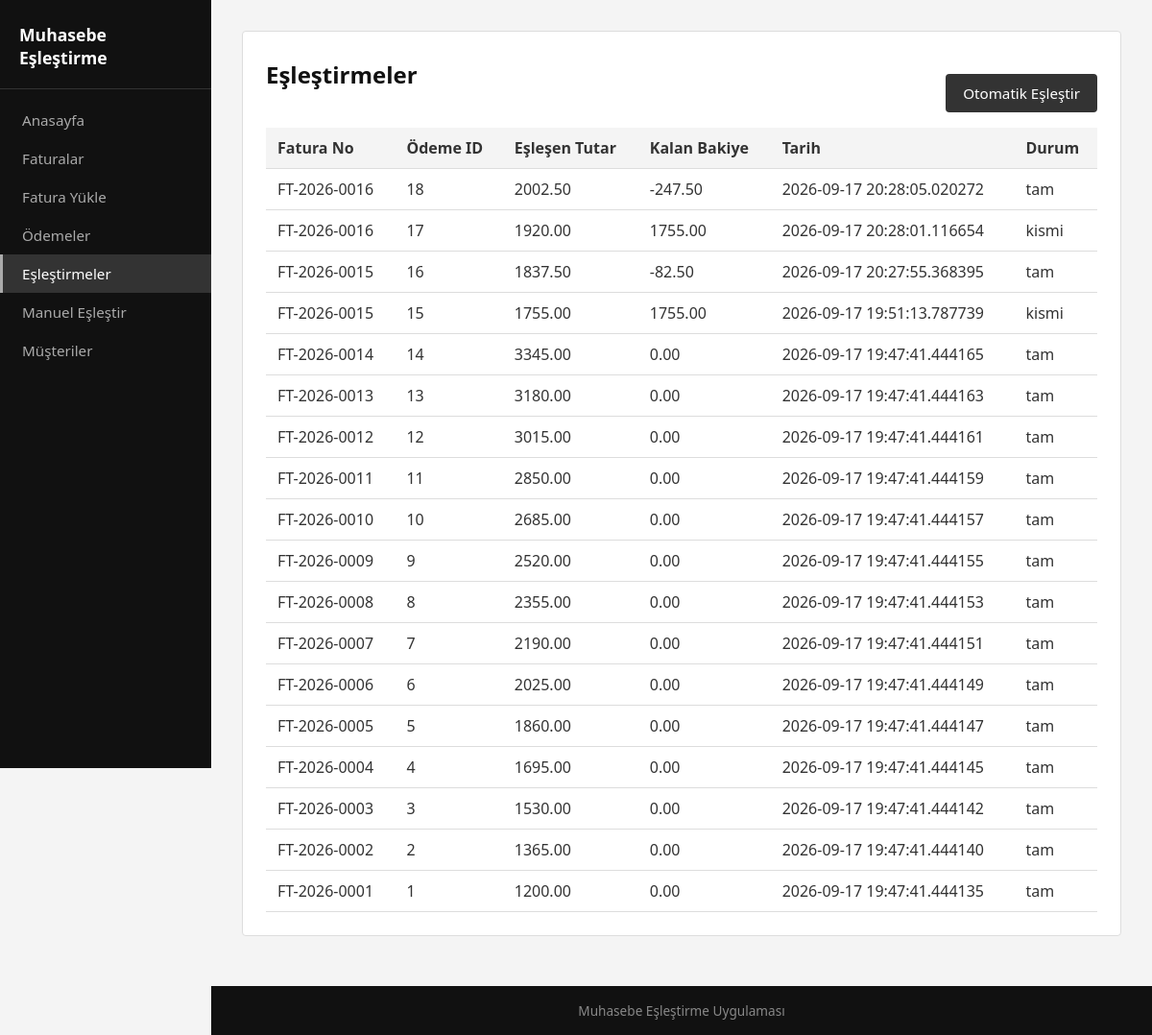
Page /eslestirmeler/ on the committed database.
### models/eslestirme.py (models this page shows, shortened)
class Eslestirme(db.Model):
    __tablename__ = "eslestirmeler"
    id = db.Column(db.Integer, primary_key=True)
    odeme_id = db.Column(db.Integer, db.ForeignKey("odemeler.id"), nullable=False)
    fatura_id = db.Column(db.Integer, db.ForeignKey("faturalar.id"), nullable=False)
    eslestirilen_tutar = db.Column(db.Float, nullable=False)
    eslestirme_tarihi = db.Column(db.DateTime, default=datetime.utcnow)
    kalan_bakiye = db.Column(db.Float, default=0.0)
    durum = db.Column(db.String(20), default="bekliyor")  # tam, kismi, bekliyor
    olusturan = db.Column(db.String(100))

### models/fatura.py (models this page shows, shortened)
class Fatura(db.Model):
    __tablename__ = "faturalar"
    id = db.Column(db.Integer, primary_key=True)
    fatura_no = db.Column(db.String(50), nullable=False, unique=True)
    fatura_tarihi = db.Column(db.Date, default=datetime.utcnow)
    vade_tarihi = db.Column(db.Date)
    tur = db.Column(db.String(20), default="satis")  # satis, alis
    net_tutar = db.Column(db.Float, nullable=False)
    kdv_orani = db.Column(db.Float, default=0.0)
    kdv_tutari = db.Column(db.Float, default=0.0)
    genel_toplam = db.Column(db.Float, nullable=False)
    para_birimi = db.Column(db.String(10), default="TRY")
    durum = db.Column(db.String(20), default="odenmedi")  # odenmedi, odendi, kismi
    aciklama = db.Column(db.String(255))
    musteri_id = db.Column(db.Integer, db.ForeignKey("musteriler.id"), nullable=False)
    dosya_yolu = db.Column(db.String(255))
    eslestirmeler = db.relationship("Eslestirme", backref="fatura", lazy=True)

### routes/eslestirme_routes.py (the view)
@eslestirme_bp.route("/")
def liste():
    eslestirmeler = Eslestirme.query.order_by(Eslestirme.eslestirme_tarihi.desc()).all()
    return render_template("eslestirme_list.html", eslestirmeler=eslestirmeler)

### templates/eslestirme_list.html (shortened to what this page needs)
{% extends "base.html" %}
{% block content %}
<section class="card">
    <div class="card-header">
        <h1>Eşleştirmeler</h1>
        <form method="post" action="{{ url_for('eslestirme.otomatik_calistir') }}">
            <button type="submit" class="btn">Otomatik Eşleştir</button>
        </form>
    </div>
    <table class="data-table">
        <thead>
            <tr>
                <th>Fatura No</th>
                <th>Ödeme ID</th>
                <th>Eşleşen Tutar</th>
                <th>Kalan Bakiye</th>
                <th>Tarih</th>
                <th>Durum</th>
            </tr>
        </thead>
        <tbody>
            {% for e in eslestirmeler %}
            <tr>
                <td>{{ e.fatura.fatura_no if e.fatura else "-" }}</td>
                <td>{{ e.odeme_id }}</td>
                <td>{{ "%.2f"|format(e.eslestirilen_tutar) }}</td>
                <td>{{ "%.2f"|format(e.kalan_bakiye) }}</td>
                <td>{{ e.eslestirme_tarihi }}</td>
                <td>{{ e.durum }}</td>
            </tr>
            {% else %}
            <tr><td colspan="6">Henüz eşleştirme yapılmadı.</td></tr>
            {% endfor %}
        </tbody>
    </table>
</section>
{% endblock %}

### static/css/main.css (style rules this page uses)
* { box-sizing: border-box; }
html, body { margin: 0; min-height: 100%; }
body { font-family: system-ui, sans-serif; background-color: #f4f4f4; color: #111; }
.card { background-color: #fff; border: 1px solid #ddd; border-radius: 4px; padding: 24px; margin-bottom: 20px; }
.card-header { display: flex; justify-content: space-between; align-items: center; margin-bottom: 16px; flex-wrap: wrap; gap: 12px; }
h1 { color: #111; font-size: 1.5rem; margin-top: 0; }
.btn { display: inline-block; background-color: #333; color: #fff; border: none; padding: 10px 18px; border-radius: 4px; text-decoration: none; font-size: 0.95rem; cursor: pointer; font-family: inherit; }
.data-table { width: 100%; border-collapse: collapse; }
.data-table th, .data-table td { text-align: left; padding: 10px 12px; border-bottom: 1px solid #ddd; }
.data-table th { background-color: #f4f4f4; color: #333; font-weight: 600; }
.data-table td { color: #333; }
form { display: flex; flex-direction: column; max-width: 480px; }
form button { margin-top: 20px; align-self: flex-start; }

### rows in the picture
Eslestirme: fatura "FT-2026-0016", odeme_id "18", eslestirilen_tutar "2002.50", kalan_bakiye "-247.50", eslestirme_tarihi "2026-09-17 20:28:05.020272", durum "tam"
Eslestirme: fatura "FT-2026-0016", odeme_id "17", eslestirilen_tutar "1920.00", kalan_bakiye "1755.00", eslestirme_tarihi "2026-09-17 20:28:01.116654", durum "kismi"
Eslestirme: fatura "FT-2026-0015", odeme_id "16", eslestirilen_tutar "1837.50", kalan_bakiye "-82.50", eslestirme_tarihi "2026-09-17 20:27:55.368395", durum "tam"
Eslestirme: fatura "FT-2026-0015", odeme_id "15", eslestirilen_tutar "1755.00", kalan_bakiye "1755.00", eslestirme_tarihi "2026-09-17 19:51:13.787739", durum "kismi"
Eslestirme: fatura "FT-2026-0014", odeme_id "14", eslestirilen_tutar "3345.00", kalan_bakiye "0.00", eslestirme_tarihi "2026-09-17 19:47:41.444165", durum "tam"
Eslestirme: fatura "FT-2026-0013", odeme_id "13", eslestirilen_tutar "3180.00", kalan_bakiye "0.00", eslestirme_tarihi "2026-09-17 19:47:41.444163", durum "tam"
Eslestirme: fatura "FT-2026-0012", odeme_id "12", eslestirilen_tutar "3015.00", kalan_bakiye "0.00", eslestirme_tarihi "2026-09-17 19:47:41.444161", durum "tam"
Eslestirme: fatura "FT-2026-0011", odeme_id "11", eslestirilen_tutar "2850.00", kalan_bakiye "0.00", eslestirme_tarihi "2026-09-17 19:47:41.444159", durum "tam"
Eslestirme: fatura "FT-2026-0010", odeme_id "10", eslestirilen_tutar "2685.00", kalan_bakiye "0.00", eslestirme_tarihi "2026-09-17 19:47:41.444157", durum "tam"
Eslestirme: fatura "FT-2026-0009", odeme_id "9", eslestirilen_tutar "2520.00", kalan_bakiye "0.00", eslestirme_tarihi "2026-09-17 19:47:41.444155", durum "tam"
Eslestirme: fatura "FT-2026-0008", odeme_id "8", eslestirilen_tutar "2355.00", kalan_bakiye "0.00", eslestirme_tarihi "2026-09-17 19:47:41.444153", durum "tam"
Eslestirme: fatura "FT-2026-0007", odeme_id "7", eslestirilen_tutar "2190.00", kalan_bakiye "0.00", eslestirme_tarihi "2026-09-17 19:47:41.444151", durum "tam"
Eslestirme: fatura "FT-2026-0006", odeme_id "6", eslestirilen_tutar "2025.00", kalan_bakiye "0.00", eslestirme_tarihi "2026-09-17 19:47:41.444149", durum "tam"
Eslestirme: fatura "FT-2026-0005", odeme_id "5", eslestirilen_tutar "1860.00", kalan_bakiye "0.00", eslestirme_tarihi "2026-09-17 19:47:41.444147", durum "tam"
Eslestirme: fatura "FT-2026-0004", odeme_id "4", eslestirilen_tutar "1695.00", kalan_bakiye "0.00", eslestirme_tarihi "2026-09-17 19:47:41.444145", durum "tam"
Eslestirme: fatura "FT-2026-0003", odeme_id "3", eslestirilen_tutar "1530.00", kalan_bakiye "0.00", eslestirme_tarihi "2026-09-17 19:47:41.444142", durum "tam"
Eslestirme: fatura "FT-2026-0002", odeme_id "2", eslestirilen_tutar "1365.00", kalan_bakiye "0.00", eslestirme_tarihi "2026-09-17 19:47:41.444140", durum "tam"
Eslestirme: fatura "FT-2026-0001", odeme_id "1", eslestirilen_tutar "1200.00", kalan_bakiye "0.00", eslestirme_tarihi "2026-09-17 19:47:41.444135", durum "tam"
